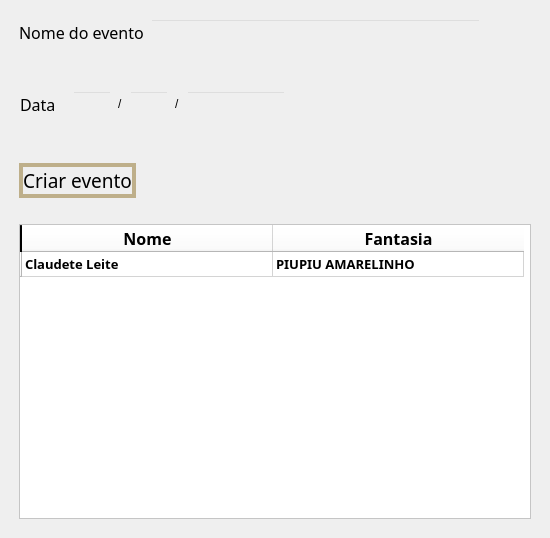
<?xml version="1.0" encoding="UTF-8"?>
<ui version="4.0">
 <class>CriarEvento</class>
 <widget class="QMainWindow" name="CriarEvento">
  <property name="geometry">
   <rect>
    <x>0</x>
    <y>0</y>
    <width>550</width>
    <height>538</height>
   </rect>
  </property>
  <property name="maximumSize">
   <size>
    <width>550</width>
    <height>16777215</height>
   </size>
  </property>
  <property name="windowTitle">
   <string>MainWindow</string>
  </property>
  <property name="styleSheet">
   <string notr="true">background-image: url(:/Background/D:/Dowloards/WhatsApp Image 2021-12-01 at 13.24.01.jpeg);</string>
  </property>
  <widget class="QWidget" name="centralwidgetCE">
   <layout class="QVBoxLayout" name="verticalLayout">
    <item>
     <widget class="QFrame" name="frame_3CE">
      <property name="styleSheet">
       <string>background:transparent;</string>
      </property>
      <property name="frameShape">
       <enum>QFrame::StyledPanel</enum>
      </property>
      <property name="frameShadow">
       <enum>QFrame::Raised</enum>
      </property>
      <layout class="QHBoxLayout" name="horizontalLayout">
       <item>
        <widget class="QLabel" name="labelNomeCE">
         <property name="font">
          <font>
           <family>Century Gothic</family>
           <pointsize>12</pointsize>
          </font>
         </property>
         <property name="text">
          <string>Nome do evento</string>
         </property>
        </widget>
       </item>
       <item>
        <widget class="QLineEdit" name="lineEditNomeCE">
         <property name="sizePolicy">
          <sizepolicy hsizetype="Expanding" vsizetype="Fixed">
           <horstretch>0</horstretch>
           <verstretch>4</verstretch>
          </sizepolicy>
         </property>
         <property name="font">
          <font>
           <family>Century Gothic</family>
           <pointsize>10</pointsize>
          </font>
         </property>
         <property name="styleSheet">
          <string notr="true">background-color: transparent;</string>
         </property>
        </widget>
       </item>
       <item>
        <spacer name="horizontalSpacer_3CE">
         <property name="orientation">
          <enum>Qt::Horizontal</enum>
         </property>
         <property name="sizeType">
          <enum>QSizePolicy::Maximum</enum>
         </property>
         <property name="sizeHint" stdset="0">
          <size>
           <width>50</width>
           <height>10</height>
          </size>
         </property>
        </spacer>
       </item>
      </layout>
     </widget>
    </item>
    <item>
     <widget class="QFrame" name="frameCE">
      <property name="styleSheet">
       <string notr="true">background:transparent;</string>
      </property>
      <property name="frameShape">
       <enum>QFrame::StyledPanel</enum>
      </property>
      <property name="frameShadow">
       <enum>QFrame::Raised</enum>
      </property>
      <layout class="QHBoxLayout" name="horizontalLayout_4">
       <property name="leftMargin">
        <number>0</number>
       </property>
       <item>
        <widget class="QFrame" name="frame_5CE">
         <property name="styleSheet">
          <string notr="true">background:transparent;</string>
         </property>
         <property name="frameShape">
          <enum>QFrame::StyledPanel</enum>
         </property>
         <property name="frameShadow">
          <enum>QFrame::Raised</enum>
         </property>
         <layout class="QHBoxLayout" name="horizontalLayout_2">
          <item alignment="Qt::AlignLeft">
           <widget class="QLabel" name="labelDataCE">
            <property name="sizePolicy">
             <sizepolicy hsizetype="Preferred" vsizetype="Preferred">
              <horstretch>0</horstretch>
              <verstretch>0</verstretch>
             </sizepolicy>
            </property>
            <property name="maximumSize">
             <size>
              <width>100</width>
              <height>16777215</height>
             </size>
            </property>
            <property name="font">
             <font>
              <family>Century Gothic</family>
              <pointsize>12</pointsize>
             </font>
            </property>
            <property name="text">
             <string>Data</string>
            </property>
           </widget>
          </item>
          <item>
           <widget class="QFrame" name="frame_6CE">
            <property name="frameShape">
             <enum>QFrame::StyledPanel</enum>
            </property>
            <property name="frameShadow">
             <enum>QFrame::Raised</enum>
            </property>
            <layout class="QHBoxLayout" name="horizontalLayout_5">
             <item>
              <widget class="QLineEdit" name="lineEditDiaNCE">
               <property name="sizePolicy">
                <sizepolicy hsizetype="Expanding" vsizetype="Fixed">
                 <horstretch>0</horstretch>
                 <verstretch>0</verstretch>
                </sizepolicy>
               </property>
               <property name="maximumSize">
                <size>
                 <width>40</width>
                 <height>16777215</height>
                </size>
               </property>
               <property name="font">
                <font>
                 <family>Century Gothic</family>
                 <pointsize>10</pointsize>
                </font>
               </property>
               <property name="styleSheet">
                <string notr="true">background-color: transparent;</string>
               </property>
              </widget>
             </item>
             <item>
              <widget class="QLabel" name="label_5">
               <property name="sizePolicy">
                <sizepolicy hsizetype="Maximum" vsizetype="Preferred">
                 <horstretch>0</horstretch>
                 <verstretch>0</verstretch>
                </sizepolicy>
               </property>
               <property name="text">
                <string>/</string>
               </property>
              </widget>
             </item>
             <item>
              <widget class="QLineEdit" name="lineEditMesNCE">
               <property name="maximumSize">
                <size>
                 <width>40</width>
                 <height>16777215</height>
                </size>
               </property>
               <property name="font">
                <font>
                 <family>Century Gothic</family>
                 <pointsize>10</pointsize>
                </font>
               </property>
               <property name="styleSheet">
                <string notr="true">background-color: transparent;</string>
               </property>
              </widget>
             </item>
             <item>
              <widget class="QLabel" name="label_6">
               <property name="sizePolicy">
                <sizepolicy hsizetype="Maximum" vsizetype="Preferred">
                 <horstretch>0</horstretch>
                 <verstretch>0</verstretch>
                </sizepolicy>
               </property>
               <property name="text">
                <string>/</string>
               </property>
              </widget>
             </item>
             <item>
              <widget class="QLineEdit" name="lineEditAnoNCE">
               <property name="minimumSize">
                <size>
                 <width>100</width>
                 <height>0</height>
                </size>
               </property>
               <property name="maximumSize">
                <size>
                 <width>40</width>
                 <height>16777215</height>
                </size>
               </property>
               <property name="font">
                <font>
                 <family>Century Gothic</family>
                 <pointsize>10</pointsize>
                </font>
               </property>
               <property name="styleSheet">
                <string notr="true">background-color: transparent;</string>
               </property>
              </widget>
             </item>
             <item>
              <spacer name="horizontalSpacer">
               <property name="orientation">
                <enum>Qt::Horizontal</enum>
               </property>
               <property name="sizeHint" stdset="0">
                <size>
                 <width>40</width>
                 <height>20</height>
                </size>
               </property>
              </spacer>
             </item>
            </layout>
           </widget>
          </item>
         </layout>
        </widget>
       </item>
      </layout>
     </widget>
    </item>
    <item>
     <widget class="QFrame" name="frame_4CE">
      <property name="styleSheet">
       <string notr="true">background:transparent;</string>
      </property>
      <property name="frameShape">
       <enum>QFrame::StyledPanel</enum>
      </property>
      <property name="frameShadow">
       <enum>QFrame::Raised</enum>
      </property>
      <layout class="QHBoxLayout" name="horizontalLayout_3">
       <item alignment="Qt::AlignVCenter">
        <widget class="QPushButton" name="bttCriarCE">
         <property name="sizePolicy">
          <sizepolicy hsizetype="Fixed" vsizetype="Fixed">
           <horstretch>0</horstretch>
           <verstretch>0</verstretch>
          </sizepolicy>
         </property>
         <property name="font">
          <font>
           <family>Sofia</family>
           <pointsize>14</pointsize>
           <weight>50</weight>
           <italic>false</italic>
           <bold>false</bold>
          </font>
         </property>
         <property name="styleSheet">
          <string notr="true">QPushButton{
	font: 14pt &quot;Sofia&quot;;
	border:4px solid rgb(190,175,138);
	border-radius:18px;
}

QPushButton::hover{
border:4px solid rgb(227,214,168);

}QPushButton::pressed{
border:2px solid rgb(249,238,187);
}</string>
         </property>
         <property name="text">
          <string>Criar evento</string>
         </property>
         <property name="iconSize">
          <size>
           <width>16</width>
           <height>16</height>
          </size>
         </property>
        </widget>
       </item>
       <item>
        <spacer name="horizontalSpacer_2CE">
         <property name="orientation">
          <enum>Qt::Horizontal</enum>
         </property>
         <property name="sizeHint" stdset="0">
          <size>
           <width>40</width>
           <height>20</height>
          </size>
         </property>
        </spacer>
       </item>
      </layout>
     </widget>
    </item>
    <item>
     <widget class="QFrame" name="frame_2CE">
      <property name="autoFillBackground">
       <bool>false</bool>
      </property>
      <property name="styleSheet">
       <string notr="true">background:transparent;</string>
      </property>
      <property name="frameShape">
       <enum>QFrame::StyledPanel</enum>
      </property>
      <property name="frameShadow">
       <enum>QFrame::Raised</enum>
      </property>
      <layout class="QGridLayout" name="gridLayout">
       <item row="1" column="0" colspan="2">
        <widget class="QTableWidget" name="tableWidgetCE">
         <property name="sizePolicy">
          <sizepolicy hsizetype="Expanding" vsizetype="Preferred">
           <horstretch>0</horstretch>
           <verstretch>1</verstretch>
          </sizepolicy>
         </property>
         <property name="font">
          <font>
           <family>Century Gothic</family>
           <pointsize>10</pointsize>
           <weight>75</weight>
           <bold>true</bold>
          </font>
         </property>
         <property name="autoFillBackground">
          <bool>false</bool>
         </property>
         <property name="styleSheet">
          <string notr="true">background-color: rgb(255, 255, 255);</string>
         </property>
         <property name="lineWidth">
          <number>1</number>
         </property>
         <property name="midLineWidth">
          <number>0</number>
         </property>
         <property name="editTriggers">
          <set>QAbstractItemView::NoEditTriggers</set>
         </property>
         <property name="iconSize">
          <size>
           <width>0</width>
           <height>0</height>
          </size>
         </property>
         <property name="showGrid">
          <bool>true</bool>
         </property>
         <property name="gridStyle">
          <enum>Qt::SolidLine</enum>
         </property>
         <property name="sortingEnabled">
          <bool>false</bool>
         </property>
         <property name="wordWrap">
          <bool>true</bool>
         </property>
         <attribute name="horizontalHeaderMinimumSectionSize">
          <number>0</number>
         </attribute>
         <attribute name="horizontalHeaderDefaultSectionSize">
          <number>251</number>
         </attribute>
         <attribute name="verticalHeaderMinimumSectionSize">
          <number>20</number>
         </attribute>
         <attribute name="verticalHeaderDefaultSectionSize">
          <number>25</number>
         </attribute>
         <row>
          <property name="text">
           <string/>
          </property>
          <property name="font">
           <font>
            <pointsize>8</pointsize>
           </font>
          </property>
         </row>
         <column>
          <property name="text">
           <string>Nome</string>
          </property>
          <property name="font">
           <font>
            <family>Sofia</family>
            <pointsize>12</pointsize>
            <weight>75</weight>
            <bold>true</bold>
           </font>
          </property>
         </column>
         <column>
          <property name="text">
           <string>Fantasia</string>
          </property>
          <property name="font">
           <font>
            <family>Sofia</family>
            <pointsize>12</pointsize>
            <weight>75</weight>
            <bold>true</bold>
           </font>
          </property>
         </column>
         <item row="0" column="0">
          <property name="text">
           <string>Claudete Leite</string>
          </property>
         </item>
         <item row="0" column="1">
          <property name="text">
           <string>PIUPIU AMARELINHO</string>
          </property>
         </item>
        </widget>
       </item>
      </layout>
     </widget>
    </item>
   </layout>
  </widget>
 </widget>
 <resources>
  <include location="../../../../Desktop/teste.qrc"/>
 </resources>
 <connections/>
</ui>
